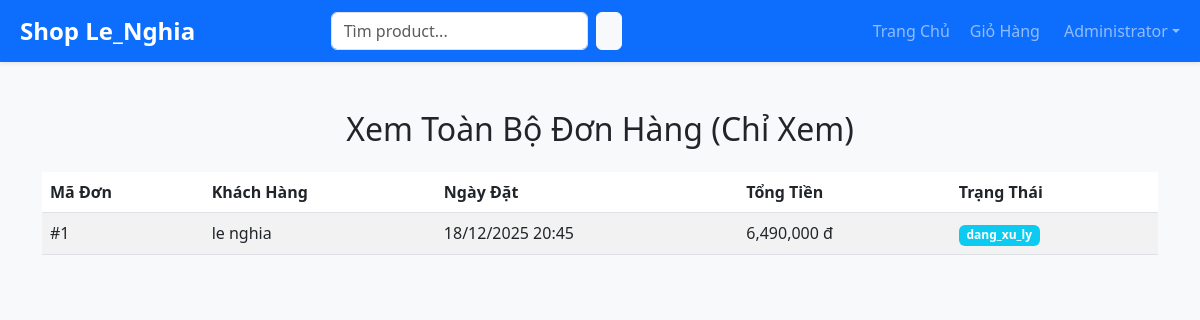
The page /view_orders.php (signed in) on the database its author committed.
### tables this page shows
CREATE TABLE `orders` (
  `id` int(11) NOT NULL,
  `user_id` int(11) NOT NULL,
  `ngay_dat` datetime NOT NULL DEFAULT current_timestamp(),
  `tong_tien` decimal(12,0) NOT NULL,
  `tinh_trang` enum('dang_xu_ly','da_giao','da_huy') DEFAULT 'dang_xu_ly'
);

CREATE TABLE `users` (
  `id` int(11) NOT NULL,
  `username` varchar(50) NOT NULL,
  `password` varchar(255) NOT NULL,
  `full_name` varchar(100) NOT NULL,
  `email` varchar(100) NOT NULL,
  `role` enum('user','manager','admin') NOT NULL DEFAULT 'user',
  `created_at` timestamp NOT NULL DEFAULT current_timestamp()
);

### view_orders.php (the view, shortened to what this page needs)
<?php
include '../config.php';
$stmt = $pdo->query("SELECT o.*, u.full_name FROM orders o JOIN users u ON o.user_id = u.id ORDER BY o.ngay_dat DESC");
$orders = $stmt->fetchAll();
?>
<!DOCTYPE html>
<html lang="vi">
<head>
    <link href="https://cdn.jsdelivr.net/npm/bootstrap@5.3.0/dist/css/bootstrap.min.css" rel="stylesheet">
</head>
<body class="bg-light">
    <?php include '../navbar.php'; ?>
    <div class="container my-5">
        <h2 class="text-center mb-4">Xem Toàn Bộ Đơn Hàng (Chỉ Xem)</h2>
        <table class="table table-striped">
            <thead>
                <tr>
                    <th>Mã Đơn</th>
                    <th>Khách Hàng</th>
                    <th>Ngày Đặt</th>
                    <th>Tổng Tiền</th>
                    <th>Trạng Thái</th>
                </tr>
            </thead>
            <tbody>
                <?php foreach ($orders as $o): ?>
                <tr>
                    <td>#<?php echo $o['id']; ?></td>
                    <td><?php echo htmlspecialchars($o['full_name']); ?></td>
                    <td><?php echo date('d/m/Y H:i', strtotime($o['ngay_dat'])); ?></td>
                    <td><?php echo number_format($o['tong_tien']); ?> đ</td>
                    <td>
                        <span class="badge bg-info"><?php echo $o['tinh_trang']; ?></span>
                    </td>
                </tr>
                <?php endforeach; ?>
            </tbody>
        </table>
    </div>
</body>
</html>

### rows shown on the page
orders: id "1", user.full_name "le nghia", ngay_dat "18/12/2025 20:45", tong_tien "6,490,000", tinh_trang "dang_xu_ly"

### other values the page prints
$_SESSION['full_name'] "Administrator"
